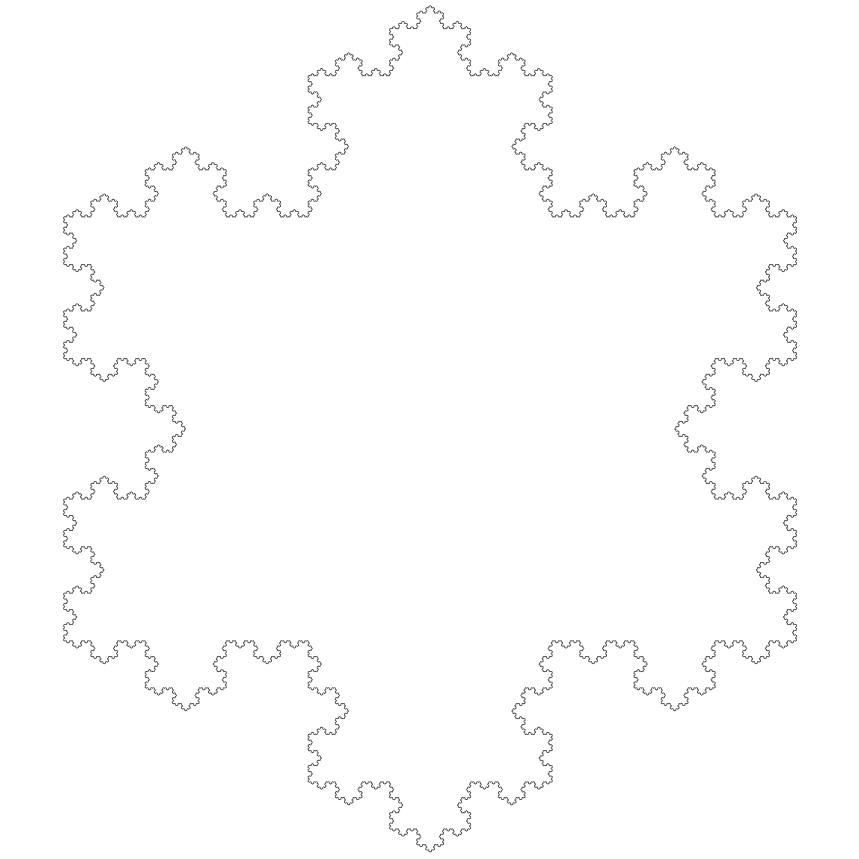
#> input picture Koch_snowflake.png, 1717 x 1717 px (shown at 1/2 size)
$ python koch_snowflake.py
#> lines starting #> are read from the running program, lines starting #| are printed output that depends on the picture; long printed decimals are rounded
#!/usr/bin/env python3
# -*- coding: utf-8 -*-
"""
Created on Sun Dec  2 11:33:18 2018
This code will estimate the fractal dimension of the Koch Snowflake using Monte-Carlo
methods. It will then plot either the change in dimension over number of iterates or the boxes that cover
our fractal

@author: benjamin
"""

import numpy as np
import matplotlib.pyplot as plt

#Data file we are reading from
plot = plt.imread('Koch_snowflake.png')
#> plot is the input picture: shape (1717, 1717, 4) float32; mean R, G, B, A 0.992, 0.992, 0.992, 1
#plt.imshow(plot)
size = len(plot[0])
#> size = 1717

print (size)
#| 1717
single_step = 1/size
#> single_step = 0.000582

#Function to generate random coordinates
def random_coordinates(size,plot):
    #Size represents the size of our coordinate array
    x = np.random.randint(2,size-2)
    y = np.random.randint(2,size-2)
    return x,y

#Function to check distance between 2 pairs of (x,y) coordinates
def distance(a,b,c,d):
    return np.sqrt((a-c)**2 + (b-d)**2)

#Function to check if a square of midpoint (x,y) and side length 2k overlaps
#with any squares we have by determing the distance between their midpoints
def center_checker(x,y,centers_x,centers_y,k):
    if len(centers_x) == 0:
        return 1
    else:
        length = len(centers_x)
        x_ar = np.full(length,x)
        y_ar = np.full(length,y)
        x_vals = (centers_x - x_ar)**2
        y_vals = (centers_y - y_ar)**2
        distance = np.sqrt(x_vals + y_vals)
        if np.amin(distance) < 2*np.sqrt(2*(k**2)):
            #This will underestimate number of points
            return 0
        else:
            return 1

#This will be the main function to calculate our fractal dimension
def dimension_check_better(N,size,plot,k):
    """
    Input: N,size,plot,k
    N: number of iterations to run through
    size: size of our plot
    plot: input data set, in this case it will be the .png file read by python
    k: distance (in the array) for the box side length
    """
#> called with N = 7500, size = 1717, k = 1

    #Array to store centers of boxes that cover our set
    centers_x = np.empty(0)
    centers_y = np.empty(0)

    #Stores dimension over time
    dimension = np.empty(0)

    #These are what we use to keep a running total of our data
    sum = 0
    points_plotted = 0
    total_pts_used = 0
    epsilon = single_step * 2*k
#> epsilon = 0.00116


    for i in range(N):
        #Calculate dimension at current step
        dimension = np.append(dimension,[np.log(sum+1)/np.log(1/epsilon)])

        #Generate random coordinates
        x,y = random_coordinates(size,plot)

        #Check if the box with center (x,y) overlaps any of our previous boxes
        val = center_checker(x,y,centers_x,centers_y,k)

        if val == 0:
            #We have an overlap
           pass

        else:
            #no overlap
            total_pts_used +=1
            #Append to list of good centers

            centers_x = np.append(centers_x,[x])
            centers_y = np.append(centers_y,[y])

            #Checking mean colour values for an array of pre-specified size
            data = plot[x-k:x+k,y-k:y+k]
            average = np.mean(data)
            #print ('Average colour value is', average)
            if average == 1:
                #We are totally inside or outside
                pass

            else:
                #Plot our box, uncomment if you want the diagram of the plot
                #rectangle = plt.Rectangle((y-k, x-k), 2*k, 2*k, linewidth=1,edgecolor='r',facecolor='none')
                #plt.gca().add_patch(rectangle)
                points_plotted += 1
                sum += 1
#> this loop made 7500 passes
#> (dimension, x, y, x_ar in center_checker, y_ar in center_checker, x_vals in center_checker, y_vals in center_checker, distance in center_checker) on passes 2 to 3: ([0, 0], 1655, 1218, [1655], [1218], [938961], [431649], [1170.7]), ([0, 0, 0], 837, 765, [837, 837], [765, 765], [22801, 669124], [41616, 205209], [253.8, 935.1])
#> (dimension, x, y, x_ar in center_checker, y_ar in center_checker, y_vals in center_checker, distance in center_checker, centers_x) on pass 9: ([0, 0, 0, 0, 0, 0, 0, 0, 0], 1512, 553, [1512, 1512, 1512, 1512, 1512, 1512, 1512, 1512], [553, 553, 553, 553, 553, 553, 553, 553], [64, 442225, 44944, 232324, 2304, 893025, 755161, 23716], [826, 680.2, 707.5, 498.5, 1233.9, 1032.5, 1258.3, 1205.9], [686, 1655, 837, 1385, 279, 1096, 602, 316, 1512])


    #General Data return
    return np.log(sum)/np.log(1/epsilon), total_pts_used, points_plotted, dimension


#Parameters for calculations
N = 7500
k = 1
value = dimension_check_better(N,size,plot,k)
print ('Dimension is', value[0],'for N=',N,'percent of points used is',100*(value[1])/N)
#| Dimension is 0.7775 for N= 7500 percent of points used is 97.32
actual = 1.261859507
print ('difference from the actual value is', actual - value[0])
#| difference from the actual value is 0.4843
print ('The number of points plotted is', value[2])
#| The number of points plotted is 191

#This will be used to plot the fractal with the boxes covering it, uncomment this as well as the code above in the function to show this
#plt.imshow(plot)


#Plot to show change in dimension estimate over iterations, comment this part out if you want the above part to show
real_dimension = np.array([actual for i in range(0,N)])
plt.plot(value[3],label = 'Estimated dimension')
plt.plot(real_dimension, 'r--', label = 'Dimension (d = 1.2618)')
plt.title('Number of iterations vs. esitmated dimension (Koch Snowflake)')
plt.xlabel('Number of iterations')
plt.ylabel('Dimension estimate')
plt.legend()
plt.show()
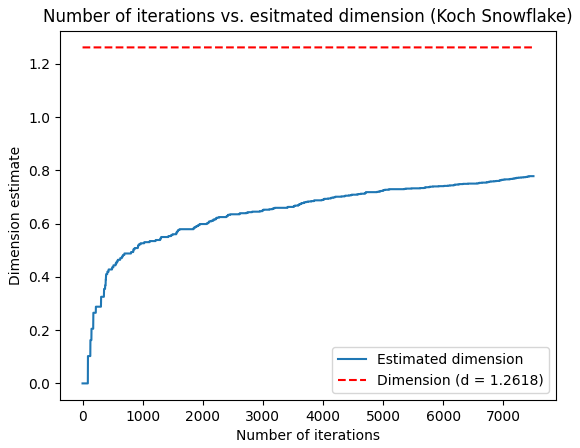
#> figure drawn by matplotlib, 1 panel; curve peaks at x = 7430, y = 0.778

$ run again, with sierpinski.png copied over Koch_snowflake.png
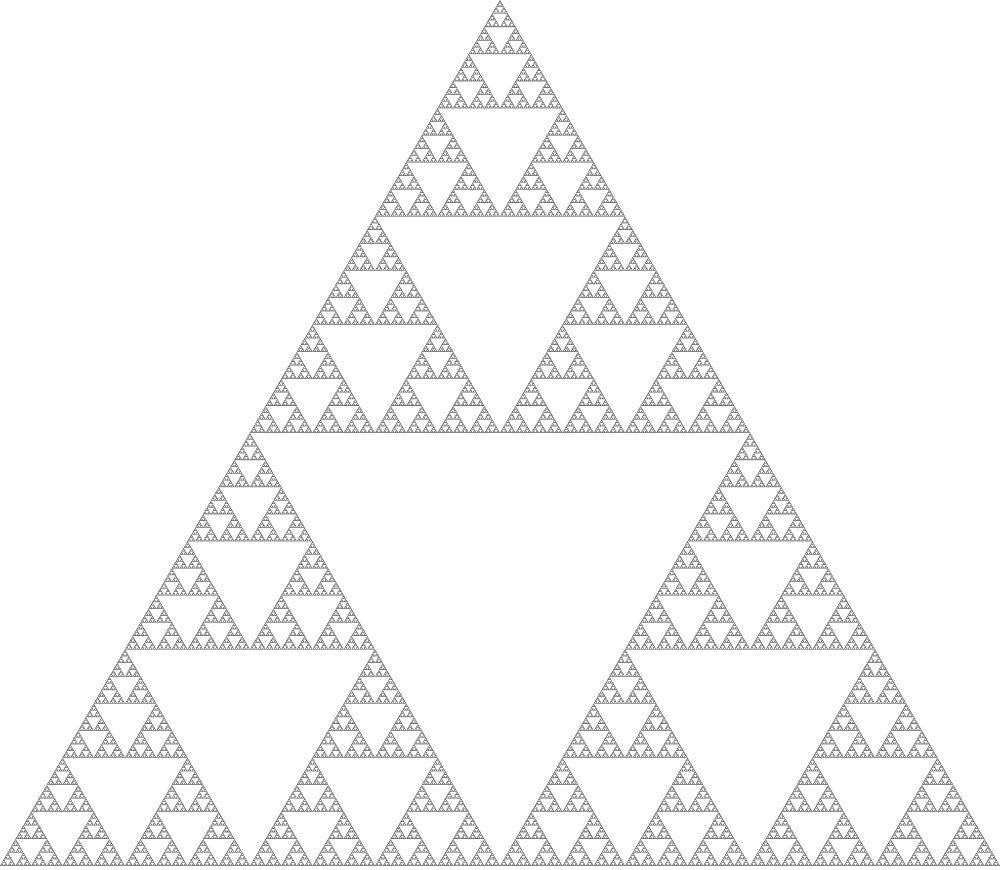
#> input picture sierpinski.png, 2000 x 1740 px (shown at 1/2 size)
#> plot is the input picture: shape (1740, 2000, 4) float32; mean R, G, B, A 0.972, 0.972, 0.972, 1
#> size = 2000
#| 2000
#> single_step = 0.0005
#> epsilon = 0.001
#> the loop in dimension_check_better, `for i in range(N):` made 7500 passes
#> (dimension, x, y, x_ar in center_checker, y_ar in center_checker, x_vals in center_checker, y_vals in center_checker, distance in center_checker) on passes 2 to 3: ([0, 0], 1655, 1218, [1655], [1218], [938961], [431649], [1170.7]), ([0, 0, 0], 837, 765, [837, 837], [765, 765], [22801, 669124], [41616, 205209], [253.8, 935.1])
#| Dimension is 1.068 for N= 7500 percent of points used is 98.053
#| difference from the actual value is 0.1943
#| The number of points plotted is 1595
#> `plt.show()`:
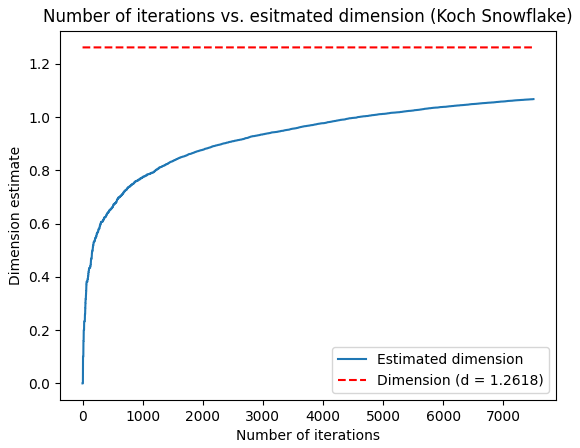
#> figure drawn by matplotlib, 1 panel; curve peaks at x = 7496, y = 1.07
